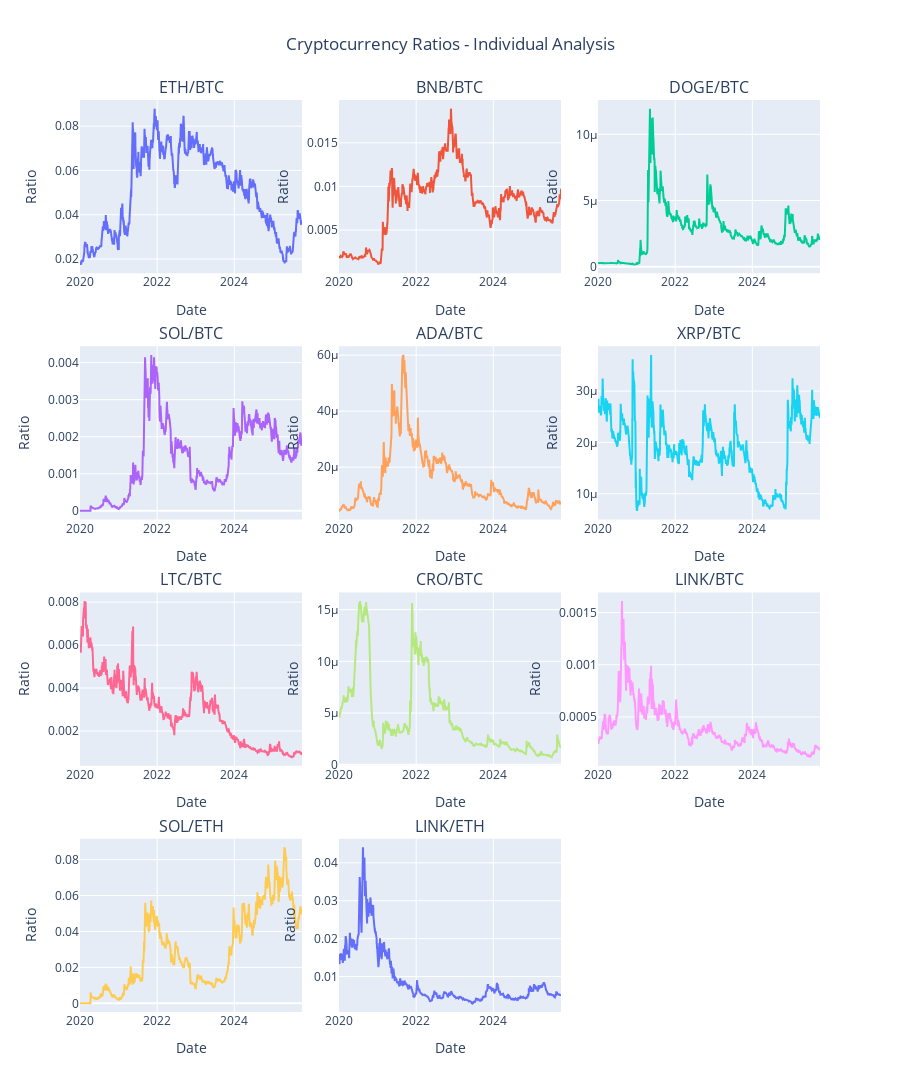

Notebook source saved alongside this figure:
### Code cell
# plot ratios for each pair in the ratios list using subplots
import plotly.graph_objects as go
from plotly.subplots import make_subplots

# Calculate number of rows and columns for subplots
n_ratios = len(ratios_list)
n_cols = 3  # 3 columns
n_rows = (n_ratios + n_cols - 1) // n_cols  # Calculate rows needed

# Create subplots
fig = make_subplots(
    rows=n_rows, 
    cols=n_cols,
    subplot_titles=[f'{ratio}' for ratio in ratios_list],
    vertical_spacing=0.08,
    horizontal_spacing=0.05
)

# Add each ratio as a separate subplot
for i, ratio in enumerate(ratios_list):
    row = (i // n_cols) + 1
    col = (i % n_cols) + 1
    
    fig.add_trace(
        go.Scatter(
            x=ratios_df.index,
            y=ratios_df[ratio],
            mode='lines',
            name=ratio,
            line=dict(width=2),
            showlegend=False
        ),
        row=row, col=col
    )
    
    # Update y-axis title for each subplot
    fig.update_yaxes(title_text="Ratio", row=row, col=col)
    fig.update_xaxes(title_text="Date", row=row, col=col)

# Update layout
fig.update_layout(
    title_text="Cryptocurrency Ratios - Individual Analysis",
    title_x=0.5,
    height=300 * n_rows,  # Adjust height based on number of rows
    showlegend=False
)

fig.show()

### Figure 1 — Plotly figure (JSON) as saved in the notebook; plotly's stock layout.template omitted (floating-point values rounded to 4 significant figures; data arrays with more than 128 entries replaced by an {"elided": "..."} marker saying what was removed)
{"data": [{"line": {"width": 2}, "mode": "lines", "name": "ETH/BTC", "showlegend": false, "type": "scatter", "x": {"elided": "2103 str values"}, "xaxis": "x", "y": {"elided": "2103 float values"}, "yaxis": "y"}, {"line": {"width": 2}, "mode": "lines", "name": "BNB/BTC", "showlegend": false, "type": "scatter", "x": {"elided": "2103 str values"}, "xaxis": "x2", "y": {"elided": "2103 float values"}, "yaxis": "y2"}, {"line": {"width": 2}, "mode": "lines", "name": "DOGE/BTC", "showlegend": false, "type": "scatter", "x": {"elided": "2103 str values"}, "xaxis": "x3", "y": {"elided": "2103 float values"}, "yaxis": "y3"}, {"line": {"width": 2}, "mode": "lines", "name": "SOL/BTC", "showlegend": false, "type": "scatter", "x": {"elided": "2103 str values"}, "xaxis": "x4", "y": {"elided": "2103 float values"}, "yaxis": "y4"}, {"line": {"width": 2}, "mode": "lines", "name": "ADA/BTC", "showlegend": false, "type": "scatter", "x": {"elided": "2103 str values"}, "xaxis": "x5", "y": {"elided": "2103 float values"}, "yaxis": "y5"}, {"line": {"width": 2}, "mode": "lines", "name": "XRP/BTC", "showlegend": false, "type": "scatter", "x": {"elided": "2103 str values"}, "xaxis": "x6", "y": {"elided": "2103 float values"}, "yaxis": "y6"}, {"line": {"width": 2}, "mode": "lines", "name": "LTC/BTC", "showlegend": false, "type": "scatter", "x": {"elided": "2103 str values"}, "xaxis": "x7", "y": {"elided": "2103 float values"}, "yaxis": "y7"}, {"line": {"width": 2}, "mode": "lines", "name": "CRO/BTC", "showlegend": false, "type": "scatter", "x": {"elided": "2103 str values"}, "xaxis": "x8", "y": {"elided": "2103 float values"}, "yaxis": "y8"}, {"line": {"width": 2}, "mode": "lines", "name": "LINK/BTC", "showlegend": false, "type": "scatter", "x": {"elided": "2103 str values"}, "xaxis": "x9", "y": {"elided": "2103 float values"}, "yaxis": "y9"}, {"line": {"width": 2}, "mode": "lines", "name": "SOL/ETH", "showlegend": false, "type": "scatter", "x": {"elided": "2103 str values"}, "xaxis": "x10", "y": {"elided": "2103 float values"}, "yaxis": "y10"}, {"line": {"width": 2}, "mode": "lines", "name": "LINK/ETH", "showlegend": false, "type": "scatter", "x": {"elided": "2103 str values"}, "xaxis": "x11", "y": {"elided": "2103 float values"}, "yaxis": "y11"}], "layout": {"annotations": [{"font": {"size": 16}, "showarrow": false, "text": "ETH/BTC", "x": 0.15, "xanchor": "center", "xref": "paper", "y": 1, "yanchor": "bottom", "yref": "paper"}, {"font": {"size": 16}, "showarrow": false, "text": "BNB/BTC", "x": 0.5, "xanchor": "center", "xref": "paper", "y": 1, "yanchor": "bottom", "yref": "paper"}, {"font": {"size": 16}, "showarrow": false, "text": "DOGE/BTC", "x": 0.85, "xanchor": "center", "xref": "paper", "y": 1, "yanchor": "bottom", "yref": "paper"}, {"font": {"size": 16}, "showarrow": false, "text": "SOL/BTC", "x": 0.15, "xanchor": "center", "xref": "paper", "y": 0.73, "yanchor": "bottom", "yref": "paper"}, {"font": {"size": 16}, "showarrow": false, "text": "ADA/BTC", "x": 0.5, "xanchor": "center", "xref": "paper", "y": 0.73, "yanchor": "bottom", "yref": "paper"}, {"font": {"size": 16}, "showarrow": false, "text": "XRP/BTC", "x": 0.85, "xanchor": "center", "xref": "paper", "y": 0.73, "yanchor": "bottom", "yref": "paper"}, {"font": {"size": 16}, "showarrow": false, "text": "LTC/BTC", "x": 0.15, "xanchor": "center", "xref": "paper", "y": 0.46, "yanchor": "bottom", "yref": "paper"}, {"font": {"size": 16}, "showarrow": false, "text": "CRO/BTC", "x": 0.5, "xanchor": "center", "xref": "paper", "y": 0.46, "yanchor": "bottom", "yref": "paper"}, {"font": {"size": 16}, "showarrow": false, "text": "LINK/BTC", "x": 0.85, "xanchor": "center", "xref": "paper", "y": 0.46, "yanchor": "bottom", "yref": "paper"}, {"font": {"size": 16}, "showarrow": false, "text": "SOL/ETH", "x": 0.15, "xanchor": "center", "xref": "paper", "y": 0.19, "yanchor": "bottom", "yref": "paper"}, {"font": {"size": 16}, "showarrow": false, "text": "LINK/ETH", "x": 0.5, "xanchor": "center", "xref": "paper", "y": 0.19, "yanchor": "bottom", "yref": "paper"}], "height": 1200, "showlegend": false, "title": {"text": "Cryptocurrency Ratios - Individual Analysis", "x": 0.5}, "xaxis": {"anchor": "y", "domain": [0, 0.3], "title": {"text": "Date"}}, "xaxis10": {"anchor": "y10", "domain": [0, 0.3], "title": {"text": "Date"}}, "xaxis11": {"anchor": "y11", "domain": [0.35, 0.65], "title": {"text": "Date"}}, "xaxis12": {"anchor": "y12", "domain": [0.7, 1]}, "xaxis2": {"anchor": "y2", "domain": [0.35, 0.65], "title": {"text": "Date"}}, "xaxis3": {"anchor": "y3", "domain": [0.7, 1], "title": {"text": "Date"}}, "xaxis4": {"anchor": "y4", "domain": [0, 0.3], "title": {"text": "Date"}}, "xaxis5": {"anchor": "y5", "domain": [0.35, 0.65], "title": {"text": "Date"}}, "xaxis6": {"anchor": "y6", "domain": [0.7, 1], "title": {"text": "Date"}}, "xaxis7": {"anchor": "y7", "domain": [0, 0.3], "title": {"text": "Date"}}, "xaxis8": {"anchor": "y8", "domain": [0.35, 0.65], "title": {"text": "Date"}}, "xaxis9": {"anchor": "y9", "domain": [0.7, 1], "title": {"text": "Date"}}, "yaxis": {"anchor": "x", "domain": [0.81, 1], "title": {"text": "Ratio"}}, "yaxis10": {"anchor": "x10", "domain": [0, 0.19], "title": {"text": "Ratio"}}, "yaxis11": {"anchor": "x11", "domain": [0, 0.19], "title": {"text": "Ratio"}}, "yaxis12": {"anchor": "x12", "domain": [0, 0.19]}, "yaxis2": {"anchor": "x2", "domain": [0.81, 1], "title": {"text": "Ratio"}}, "yaxis3": {"anchor": "x3", "domain": [0.81, 1], "title": {"text": "Ratio"}}, "yaxis4": {"anchor": "x4", "domain": [0.54, 0.73], "title": {"text": "Ratio"}}, "yaxis5": {"anchor": "x5", "domain": [0.54, 0.73], "title": {"text": "Ratio"}}, "yaxis6": {"anchor": "x6", "domain": [0.54, 0.73], "title": {"text": "Ratio"}}, "yaxis7": {"anchor": "x7", "domain": [0.27, 0.46], "title": {"text": "Ratio"}}, "yaxis8": {"anchor": "x8", "domain": [0.27, 0.46], "title": {"text": "Ratio"}}, "yaxis9": {"anchor": "x9", "domain": [0.27, 0.46], "title": {"text": "Ratio"}}}}
